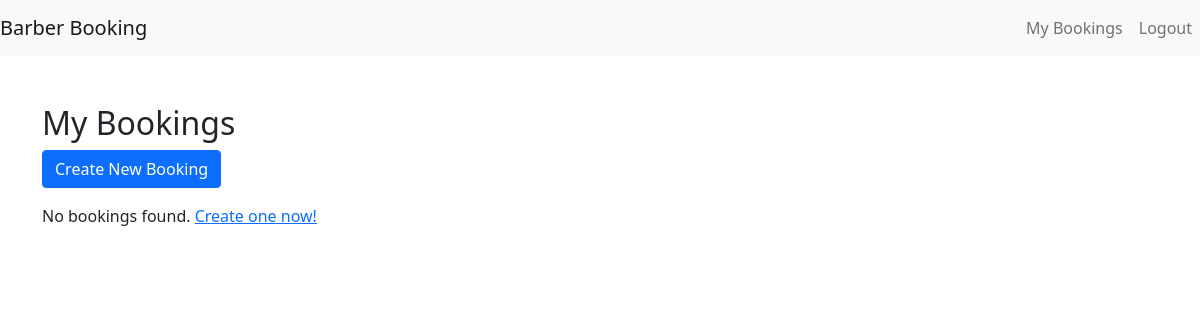
Before: /home/ (signed in) with the older database file.
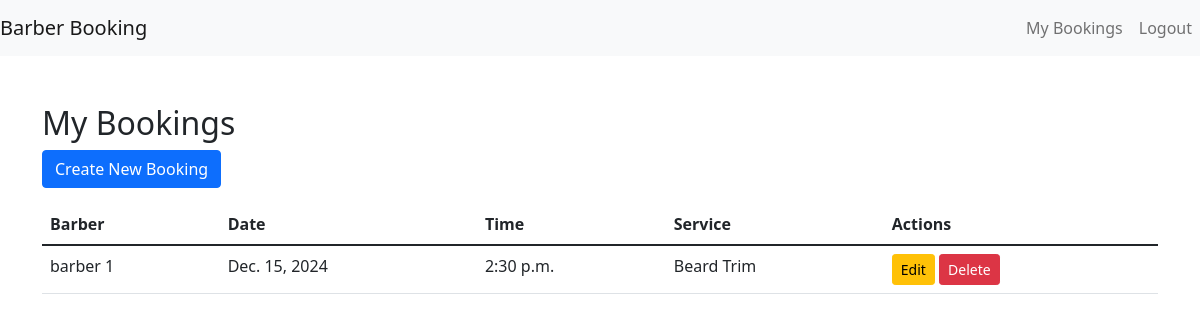
After: the same page with the newer database file.
### booking/models.py (models this page shows, shortened)
class Booking(models.Model):
    customer = models.ForeignKey(User, on_delete=models.CASCADE)  # Link to Django's User model
    barber = models.ForeignKey('Barber', on_delete=models.CASCADE)
    date = models.DateField()
    time = models.TimeField()
    service = models.CharField(max_length=100)

class Barber(models.Model):
    name = models.CharField(max_length=100)
    specialization = models.CharField(max_length=100)
    start_time = models.TimeField(default="09:00:00")
    end_time = models.TimeField(default="17:00:00")
    working_days = MultiSelectField(choices=DAYS_OF_WEEK, default=['Mon', 'Tue', 'Wed', 'Thu', 'Fri'])

### booking/views.py (the view)
# urls.py: path('home/', views.view_bookings, name='home'),
@login_required
def view_bookings(request):
    bookings = Booking.objects.filter(customer=request.user)
    return render(request, 'booking/view_bookings.html', {'bookings': bookings})

### booking/templates/booking/view_bookings.html
{% extends 'base.html' %}
{% block content %}
<h2>My Bookings</h2>
<a href="{% url 'book_appointment' %}" class="btn btn-primary mb-3">Create New Booking</a>
{% if bookings %}
<table class="table">
    <thead>
        <tr>
            <th>Barber</th>
            <th>Date</th>
            <th>Time</th>
            <th>Service</th>
            <th>Actions</th>
        </tr>
    </thead>
    <tbody>
        {% for booking in bookings %}
        <tr>
            <td>{{ booking.barber.name }}</td>
            <td>{{ booking.date }}</td>
            <td>{{ booking.time }}</td>
            <td>{{ booking.service }}</td>
            <td>
                <a href="{% url 'update_booking' booking.id %}" class="btn btn-warning btn-sm">Edit</a>
                <a href="{% url 'delete_booking' booking.id %}" class="btn btn-danger btn-sm">Delete</a>
            </td>
        </tr>
        {% endfor %}
    </tbody>
</table>
{% else %}
<p>No bookings found. <a href="{% url 'book_appointment' %}">Create one now!</a></p>
{% endif %}
{% endblock %}

Changed rows visible on the page:
added Booking: barber.name "barber 1", date "Dec. 15, 2024", time "2:30 p.m.", service "Beard Trim"
Other visible differences:
text no longer shown: "No bookings found. Create one now!"
text now shown: "Barber Date Time Service Actions"
